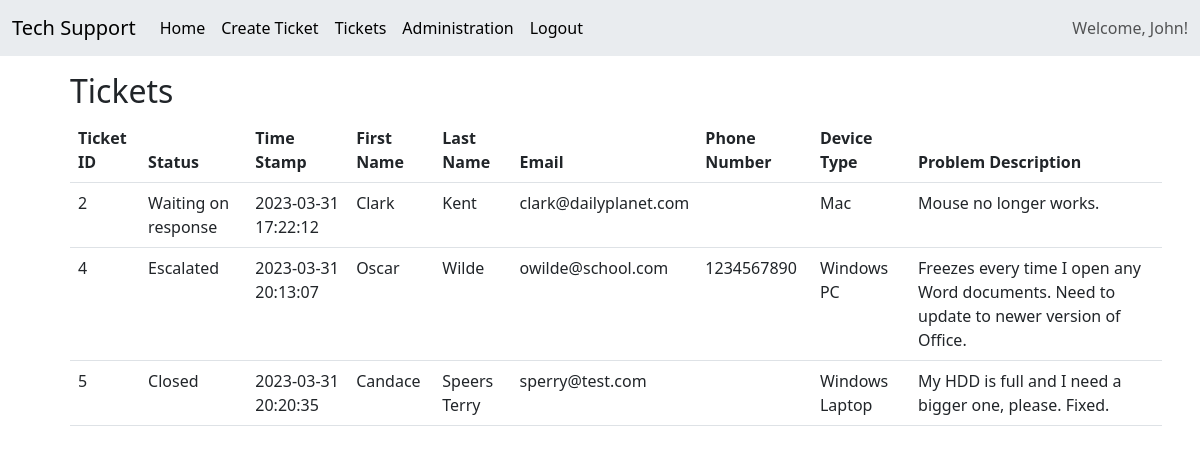
/tickets.php (signed in), run on the app's committed database.
### tables this page shows
CREATE TABLE `users` (
  `user_id` int(11) NOT NULL,
  `first_name` varchar(50) NOT NULL,
  `last_name` varchar(50) NOT NULL,
  `email` varchar(50) NOT NULL,
  `password` varchar(50) NOT NULL,
  `phone_number` varchar(15) NOT NULL,
  `user_type` int(11) NOT NULL DEFAULT 1
);

CREATE TABLE `tickets` (
  `ticket_id` int(11) NOT NULL,
  `timestamp` timestamp NOT NULL DEFAULT current_timestamp(),
  `user_id` int(11) NOT NULL,
  `device_type_id` int(11) NOT NULL,
  `description` varchar(500) NOT NULL,
  `tech_id` int(11) NOT NULL,
  `status_id` int(11) NOT NULL DEFAULT 1
);

CREATE TABLE `status` (
  `status_id` int(11) NOT NULL,
  `status` varchar(50) NOT NULL,
  `description` varchar(250) NOT NULL
);

CREATE TABLE `devicetypes` (
  `device_type_id` int(11) NOT NULL,
  `device_type` varchar(50) NOT NULL
);

### dbcontroller.php (the view, shortened to what this page needs)
<?php
    class db {
        private $host = "localhost";
        private $user = "techsupport";
        private $pwd = "supportme";
        private $db = "techsupport";
        public $conn;
        function __construct()
        {
            $this->conn = new mysqli($this->host, $this->user, $this->pwd, $this->db)
            or
            die("There was an error: ".$this->conn->connect_error);
        }
        function showAllTickets()
        {
            $sql = "CALL show_all_tickets()";
            $result = $this->conn->query($sql);
            if($result->num_rows > 0)
            {
                $this->generateTable($result, true);
            }
            else
            {
                print("<p>Tickets table is empty.</p>");
            }
        }
        function getUserTypeID($typeName)
        {
            $sql = "SELECT user_type_id from usertypes where user_type = '".$typeName."' LIMIT 1";
            $result = $this->conn->query($sql);
            $userTypeID = $result->fetch_row()[0] ?? false;
            if($userTypeID != false)
            {
                return $userTypeID;
            }
            else
            {
                return "Cannot find type";
            }
        }
        function getUserFullName($userID)
        {
            $sql = "SELECT first_name, last_name from users where user_id = '".$userID."' LIMIT 1";
            $result = $this->conn->query($sql);
            $name = $result->fetch_row()[0] ?? false;
            if($name != false)
            {
                return $name;
            }
            else
            {
                return "Guest";
            }
        }
    function generateTable($data)
    {
        $fields = mysqli_fetch_fields($data);
        $fieldNames = array();
        foreach ($fields as $field)
        {
            array_push($fieldNames, $field->name);
        }
        print(
            "<table class='table'>
            <thead>
            <tr>
        ");
        foreach($fieldNames as $name)
        {
            print("<th scope='col'>".str_replace("Id", "ID", ucwords(str_replace('_', ' ', $name), " "))."</th>");
        }
        print("</tr>
        </thead>
        <tbody>
        ");
        while($row = mysqli_fetch_assoc($data))
        {
            foreach($fieldNames as $name)
            {
                print("<td>".$row[$name]."</td>");
            }
        }
        print("<tbody></table>");
    }
    }
?>

### header.php (shortened to what this page needs)
<!doctype html>
<html lang="en">
    <head>
        <link href="https://cdn.jsdelivr.net/npm/bootstrap@5.3.0-alpha2/dist/css/bootstrap.min.css" rel="stylesheet">
        <link href="https://getbootstrap.com/docs/5.3/assets/css/docs.css" rel="stylesheet">
        <?php
                include "dbcontroller.php";
            ?>
    </head>
    <body>
    <?php
        $db = new db();
    ?>
    <nav class="navbar navbar-expand-lg bg-body-secondary">
        <div class="container-fluid">
            <a class="navbar-brand" href="index.php">Tech Support</a>
            <div class="collapse navbar-collapse" id="menuItems">
                <ul class="navbar-nav me-auto mb2 mb-lg-0">
                    <li class="nav-item">
                        <a class="nav-link active" href="index.php">Home</a>
                    </li>
                    <?php
                        if(isset($_SESSION) && !empty($_SESSION))
                        {
                            echo("
                                <li class='nav-item'>
                                    <a class='nav-link active' href='create-ticket.php'>Create Ticket</a>
                                </li>
                            ");
                            if($_SESSION["userType"] == $db->getUserTypeID("Technician") || $_SESSION["userType"] == $db->getUserTypeID("Manager"))
                            {
                                echo("
                                    <li class='nav-item'>
                                        <a class='nav-link active' href='tickets.php'>Tickets</a>
                                    </li>
                                ");
                            }
                            if($_SESSION["userType"] == $db->getUserTypeID("Manager"))
                            {
                                echo("
                                    <li class='nav-item'>
                                        <a class='nav-link active' href='administration.php'>Administration</a>
                                    </li>
                                ");
                            }
                            echo("
                                <li class='nav-item'>
                                    <a class='nav-link active' href='logout.php'>Logout</a>
                                </li>
                            ");
                        }
                    ?>
                </ul>
                <?php
                    if(isset($_SESSION) && !empty($_SESSION)){
                        echo("
                            <span class='navbar-text'>
                                Welcome, ".$db->getUserFullName($_SESSION['userID'])."!
                            </span>
                        ");
                    }
                ?>
            </div>
        </div>
    </nav>
    <div class="container">

### data on the page
users: first_name "John"
tickets: ticket_id "2", status.status "Waiting on response", timestamp "2023-03-31 17:22:12", user.first_name "Clark", user.last_name "Kent", user.email "clark@dailyplanet.com", device_type.device_type "Mac", description "Mouse no longer works."
tickets: ticket_id "4", status.status "Escalated", timestamp "2023-03-31 20:13:07", user.first_name "Oscar", user.last_name "Wilde", user.email "owilde@school.com", user.phone_number "1234567890", device_type.device_type "Windows PC", description "Freezes every time I open any Word documents. Need to update to newer version of Office."
tickets: ticket_id "5", status.status "Closed", timestamp "2023-03-31 20:20:35", user.first_name "Candace", user.last_name "Speers Terry", user.email "sperry@test.com", device_type.device_type "Windows Laptop", description "My HDD is full and I need a bigger one, please. Fixed."

### other printed values
str_replace("Id", "ID", ucwords(str_replace('_', ' ', $name), " ")) "Ticket ID"
str_replace("Id", "ID", ucwords(str_replace('_', ' ', $name), " ")) "Status"
str_replace("Id", "ID", ucwords(str_replace('_', ' ', $name), " ")) "Time Stamp"
str_replace("Id", "ID", ucwords(str_replace('_', ' ', $name), " ")) "First Name"
str_replace("Id", "ID", ucwords(str_replace('_', ' ', $name), " ")) "Last Name"
str_replace("Id", "ID", ucwords(str_replace('_', ' ', $name), " ")) "Email"
str_replace("Id", "ID", ucwords(str_replace('_', ' ', $name), " ")) "Phone Number"
str_replace("Id", "ID", ucwords(str_replace('_', ' ', $name), " ")) "Device Type"
str_replace("Id", "ID", ucwords(str_replace('_', ' ', $name), " ")) "Problem Description"
